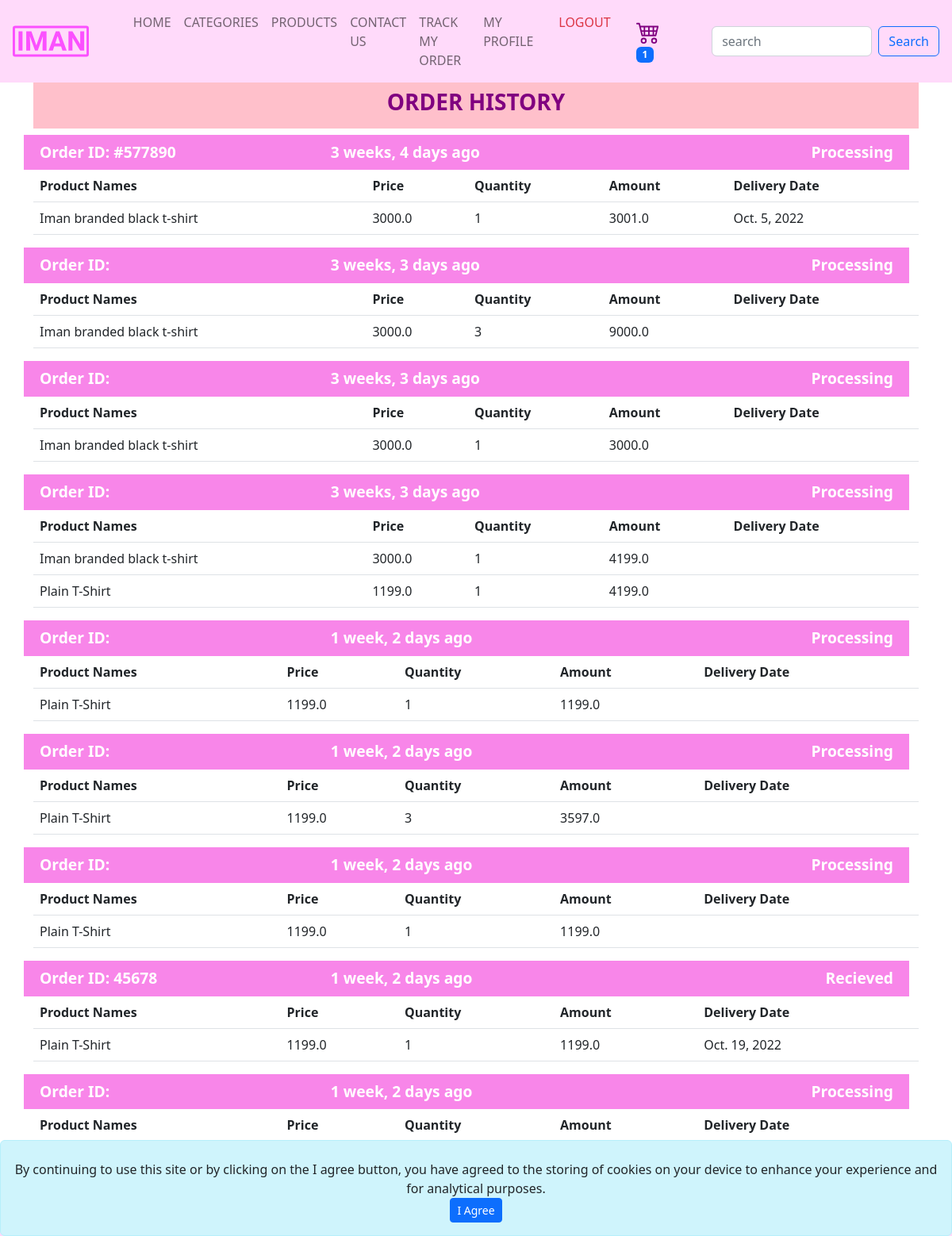
The app's page /order/track-order (signed in), older data.
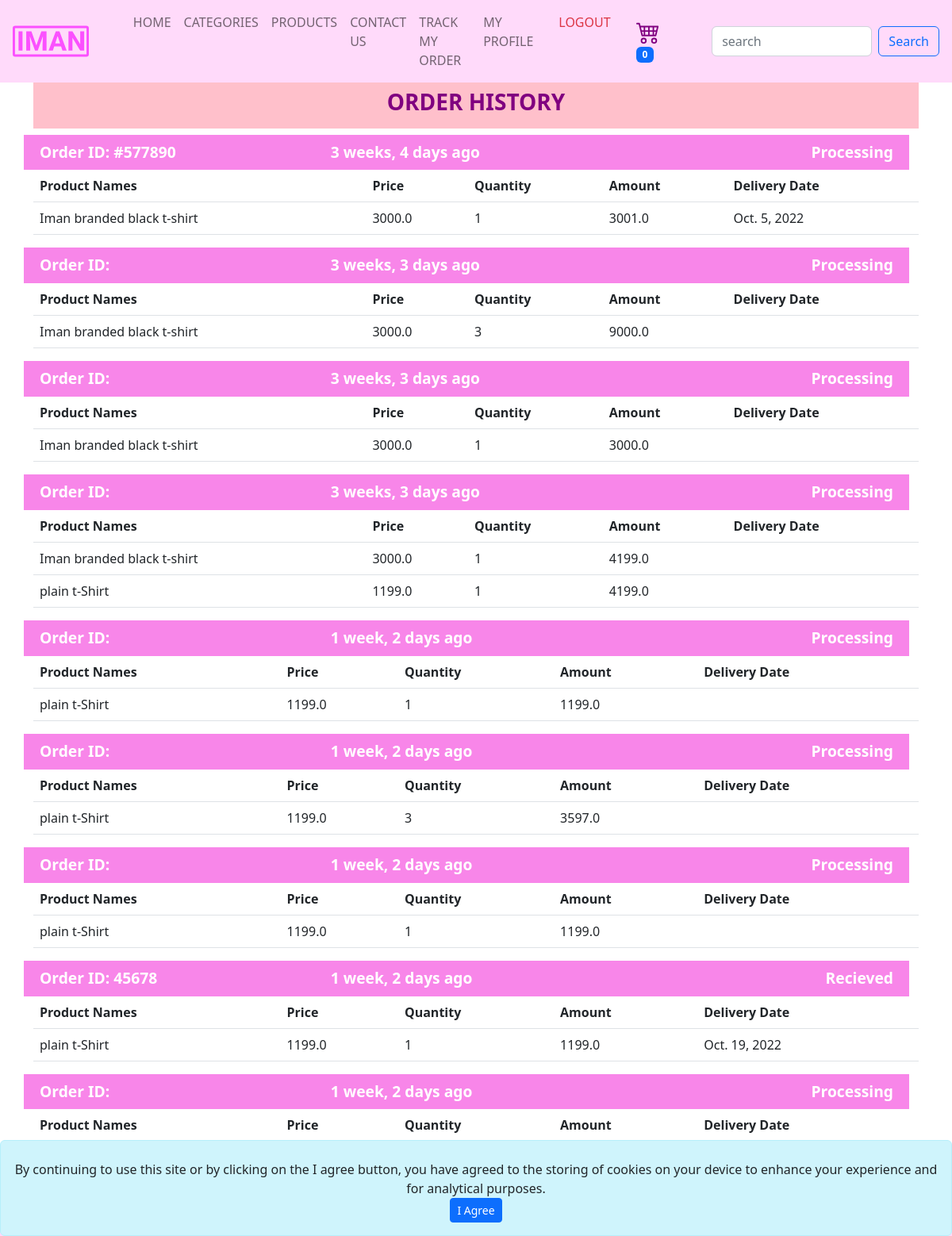
The same page, newer data.
### order/models.py (models this page shows, shortened)
class Order(models.Model):
    STATUS_CHOICES = [
        (1, "Canceled"),
        (2, "Recieved"),
        (3, "Processing"),
        (4, "Pending"),
    ]
    user = models.ForeignKey(
        User, on_delete=models.CASCADE, blank=True, default="", null=True, related_name="orders")
    country = models.CharField(max_length=200)
    state = models.CharField(max_length=200)
    zip_code = models.CharField(max_length=10, null=True)
    delivery_address = models.TextField()
    full_name = models.CharField(
        max_length=200, blank=True, default="", null=True)
    email = models.EmailField(blank=True, default="", null=True)
    phone_number = models.CharField(
        max_length=20, blank=True, default="", null=True)
    device = models.CharField(
        max_length=100, default="", blank=True, null=True)
    tracking_id = models.CharField(max_length=10, null=True)
    total_amount = models.FloatField()
    status = models.PositiveIntegerField(choices=STATUS_CHOICES, default=4)
    delivery_date = models.DateField(null=True)
    date_added = models.DateTimeField(auto_now_add=True)

class OrderItem(models.Model):
    product = models.ForeignKey(
        Product, on_delete=models.DO_NOTHING, related_name="orders")
    quantity = models.PositiveBigIntegerField()
    order = models.ForeignKey(
        Order, on_delete=models.CASCADE, related_name="order_items")

### products/models.py (models this page shows, shortened)
class Product(models.Model):
    GENDER_CHOICES = [
        ("M", "Male"),
        ("F", "Female"),
        ("U", "Unisex")
    ]
    brand_name = models.CharField(max_length=200, blank=True, default="")
    gender = models.CharField(max_length=1, choices=GENDER_CHOICES)
    category = models.ForeignKey(
        Category, on_delete=models.CASCADE, null=True, related_name="products")
    name = models.CharField(max_length=30)
    price = models.FloatField()
    product_size = models.CharField(max_length=200, blank=True, default="")
    product_color = models.CharField(max_length=200, blank=True, default="")
    available_quantity = models.PositiveBigIntegerField()
    delivery_days = models.PositiveIntegerField()
    description = models.TextField()
    image = models.ImageField(upload_to="product-images", blank=True)
    added_at = models.DateTimeField(auto_now_add=True)
    added_by = models.ForeignKey(
        "user.User", on_delete=models.DO_NOTHING, limit_choices_to={"staff": True}, related_name="products_added")
    slug = models.CharField(max_length=200, blank=True, default="")

### order/views.py (the view)
# urls.py: path("track-order", views.track_order, name="track_order")
def track_order(request):
    tracking_id = request.GET.get("tracking_id")
    if tracking_id is not None:
        orders = Order.objects.filter(
            tracking_id=tracking_id)
        context = {"orders": orders}
        return render(request, "order/order.html", context=context)
    if request.user.is_authenticated:
        orders = request.user.orders.exclude(status=4)
    else:
        orders = Order.objects.filter(
            device=request.COOKIES['device']).exclude(status=4)
    context = {"orders": orders}
    return render(request, "order/order.html", context=context)

### base/cart_count_context.py (called while the page is built)
def get_cart_count(request):
    return {
        "cart_count": request.user.cart.count() if request.user.is_authenticated else Cart.objects.filter(
            device=request.COOKIES.get('device')).count() or '0'
    }

### order/templates/order/order.html
{% extends 'base/base.html'%} {% load static%} {% load humanize %} {% block title %} Order History {% endblock %}
{% block content %}
<section class="container mt-5">
  <div class="row text-center">
    <div class="col-12">
      <h3 style="background-color: pink;color: purple; font-weight: 700; width: 100%" class="p-3 text-uppercase">
        Order History
      </h3>
    </div>
  </div>
  {% for order in orders %}
  <div class="row p-2"
    style="width: 100%; background-color: rgb(248, 134, 233); padding: 10px; color: white; font-weight: 700; font-size: 22.0px;">
    <small class="col-4">
      Order ID: {% if order.tracking_id %} {{order.tracking_id}} {% endif %}
    </small>
    <small class="col-4">
      {{order.date_added|naturaltime}}
    </small>
    <small class="col-4 text-end">{{order.get_status_display}}</small>
  </div>
  <div style="width: 100%; overflow-x: auto;">
    <table class="table">
      <thead>
        <tr>
          <th scope="col">Product Names</th>
          <th scope="col">Price</th>
          <th scope="col">Quantity</th>
          <th scope="col">Amount</th>
          <th scope="col">Delivery Date</th>
        </tr>
      </thead>
      <tbody>
        {% for item in order.order_items.all %}
        <tr>
          <td>
            {{item.product.name}}
          </td>
          <td>
            {{item.product.price}}
          </td>
          <td>
            {{item.quantity}}
          </td>
          <td>
            {{order.total_amount}}
          </td>
          <td>
            {% if order.delivery_date %}
            {{order.delivery_date}}
            {% endif %}
          </td>
        </tr>
        {% endfor %}
      </tbody>
    </table>
  </div>
  {% endfor %}
</section>
{% endblock %}

### base/templates/base/base.html (shortened to what this page needs)
{% load static %}
<!DOCTYPE html>
<html lang="en">
<head>
  <link rel="stylesheet" href="https://cdn.jsdelivr.net/npm/bootstrap@5.2.0/dist/css/bootstrap.min.css"
 />
  <link rel="stylesheet" href="{% static 'user/styles.css' %}">
</head>
<body>
  <header>
    <nav class="navbar navbar-expand-lg fixed-top px-3" style="background-color: rgb(255, 218, 250);">
      <a class="navbar-brand me-5" href="/">
        <img src="{% static 'base/images/name.svg' %}" alt="IMAN" height="40px">
      </a>
      <div class="collapse navbar-collapse" id="navbarCollapse">
        <ul class="navbar-nav me-auto mb-2 mb-md-0 text-uppercase">
          <li class="nav-item">
            <a class="nav-link" aria-current="page" href="/">Home</a>
          </li>
          <li class="nav-item">
            <a class="nav-link" href="{% url 'categories' %}">Categories</a>
          </li>
          <li class="nav-item">
            <a class="nav-link" href="{% url 'products' %}">Products</a>
          </li>
          <li class="nav-item">
            <a class="nav-link" href="/#contact">Contact us</a>
          </li>
          <li class="nav-item">
            <a class="nav-link" href="{% url 'track_order' %}">Track My Order</a>
          </li>
          {% if request.user.is_authenticated %}
          <li class="nav-item">
            <a class="nav-link" href="{% url 'profile' %}">My profile</a>
          </li>
          <li class="nav-item">
            <a class="nav-link text-danger" href="{% url 'logout' %}"><span class="mx-md-3 mx-lg-3">Logout</span></a>
          </li>
          {% endif %}
        </ul>
        <a class="nav-link m-2 me-sm-5" href="{% url 'shoping_cart' %}">
          <div class="badge bg-primary" id="cart-count">{{cart_count}}</div>
        </a>
        <form class="d-flex" role="search" action="{% url 'search_product' %}" method="get">
          <input class="form-control me-2" type="search" name="search_term" placeholder="search" aria-label="Search" />
          <button class="btn btn-outline-primary" type="submit">
            Search
          </button>
        </form>
      </div>
    </nav>
  </header>
  <main class="pt-5">
    {% block content %} {% endblock %}
  </main>
  <div id="cookie-banner" style=" position: fixed;bottom: 0;width: 100%;"
    class="text-center my-0 alert alert-info text-dark mt-5 pt-4" role="alert">
    By continuing to use this site or by clicking on the I agree button, you have agreed to the storing of cookies on
    your device to
    enhance your
    experience
    and for analytical purposes. <br />
    <button id="agree-to-cookies-btn" class="btn btn-primary btn-sm">I Agree</button>
  </div>
  <footer class="container py-2"
    style="min-width: 100%; max-width: 100%; height: auto;  background-color:rgb(255, 218, 250); display: flex; align-items: center; justify-content: space-between;">
    <p>
    </p>
    <p class="float-end"><a href="#"></a>
    </p>
  </footer>
</body>
</html>

Row changes from the older to the newer data that the page shows:
changed through a linked row, OrderItem (number 5 of 9 on the later page): product.name "Plain T-Shirt" → "plain t-Shirt"
changed through a linked row, OrderItem (number 6 of 9 on the later page): product.name "Plain T-Shirt" → "plain t-Shirt"
changed through a linked row, OrderItem (number 7 of 9 on the later page): product.name "Plain T-Shirt" → "plain t-Shirt"
changed through a linked row, OrderItem (number 8 of 9 on the later page): product.name "Plain T-Shirt" → "plain t-Shirt"
changed through a linked row, OrderItem (number 9 of 9 on the later page): product.name "Plain T-Shirt" → "plain t-Shirt"
Text that changed along with them:
{{ cart_count }}: "1" → "0"
